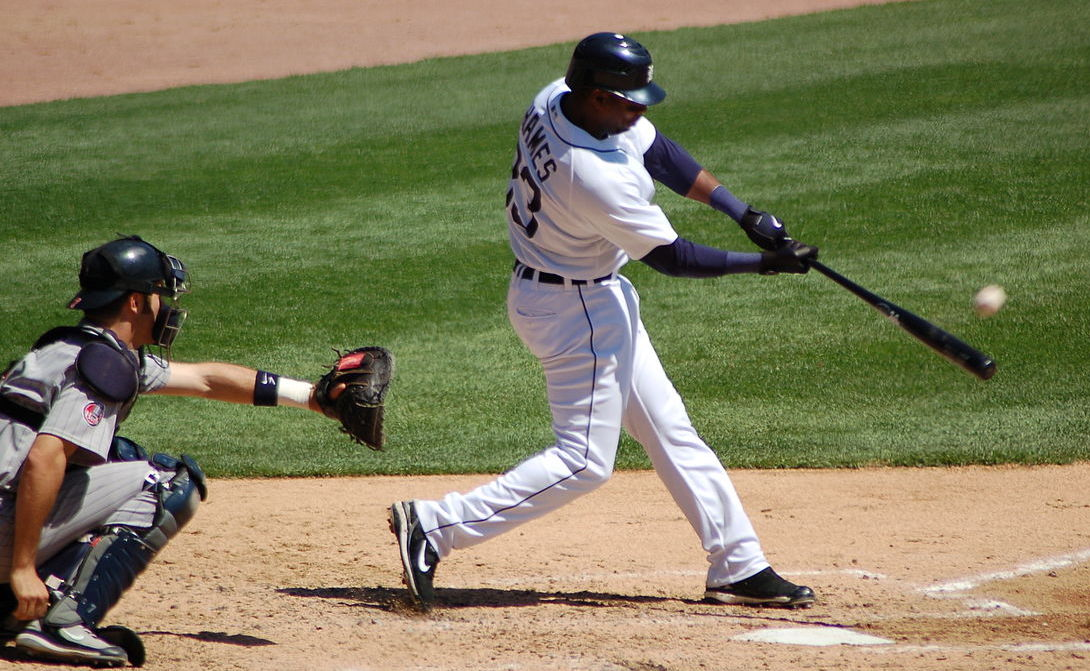
#> input picture baseball.jpg, 1090 x 671 px
$ jupyter execute 'Image Translation.ipynb'
#> lines starting #> are read from the running program, lines starting #| are printed output that depends on the picture
# Ex. No: 04
## Image Translation Using OpenCV

**Name :** ___________________    **Reg. No :** ___________________    **Slot No :** ___________________

# **Image Translation**

Write a Python program using OpenCV to perform image translation on the **"Given image"**.

The program should:

1. Import `cv2`, `numpy`, and `matplotlib.pyplot`.
2. Read the image **"given** in color mode.
3. Create a **translation matrix** that moves the image
   **50 pixels to the right** and **80 pixels down**.
4. Apply the translation
5. Display the following using a **1 × 2 layout** in Matplotlib:
   - **Original Image**
   - **Translated Image**

[cell 1]
import cv2
import numpy as np
import matplotlib.pyplot as plt

[cell 2]
image = cv2.imread('baseball.jpg')
#> image is the input picture: shape (671, 1090, 3); mean B, G, R 92.2, 124.4, 126.7

[cell 3]
image.shape
#> Out = (671, 1090, 3)

[cell 4]
plt.imshow(image[:,:,::-1])
plt.title("Original Image")
plt.show()

[cell 5]
tx,ty=50,80
M=np.float32([[1,0,tx],[0,1,ty]])
h,w=image.shape[:2]
#> h = 671; w = 1090
translated_image = cv2.warpAffine(image, M, (w,h))

[cell 6]
plt.imshow(translated_image[:,:,::-1])
plt.title("Translated Image")
plt.show()

[cell 7]
plt.figure(figsize=(15,10))
plt.subplot(1,2,1);plt.imshow(image);plt.title("Original Image")
plt.subplot(1,2,2);plt.imshow(translated_image);plt.title("Translated Image")
#> figure, not shown here; B, G, R data is drawn as R, G, B

# **Image Scaling**

Write a Python program using OpenCV to perform image scaling on the **given image**.

The program should:

1. Scale the image to:
   - **0.5 times** its original size (downscaling)
   - **2 times** its original size (upscaling)
2. Use `cv2.resize` with appropriate scaling factors.
5. Display the following using a **1 × 3 layout** in Matplotlib:
   - **Original Image**
   - **Downscaled Image (0.5×)**
   - **Upscaled Image (2×)**

[cell 8]
scaled_down = cv2.resize(image, None, fx=0.5, fy=0.5, interpolation=cv2.INTER_LINEAR)

[cell 9]
scaled_up = cv2.resize(image, None, fx=2.0, fy=2.0, interpolation=cv2.INTER_LINEAR)

[cell 10]
plt.figure(figsize=(15,10))
plt.subplot(1, 3, 1); plt.imshow(image[:, :, ::-1]); plt.title("Original Image")
plt.subplot(1, 3, 2); plt.imshow(scaled_down[:, :, ::-1]); plt.title("Downscaled Image (0.5x)")
plt.subplot(1, 3, 3); plt.imshow(scaled_up[:, :, ::-1]); plt.title("Upscaled Image (2x)")

# **Image Shearing**

Write a Python program using OpenCV to perform image shearing on the **given image**.

The program should:

1. Create a **shearing transformation matrix** to apply:
   - **Horizontal shearing**
   - **Vertical shearing**
2. Apply the shearing transformations.
3. Display the following using a **1 × 3 layout** in Matplotlib:
   - **Original Image**
   - **Horizontally Sheared Image**
   - **Vertically Sheared Image**

[cell 11]
sh_x = 0.3
sh_y = 0.2

[cell 12]
M_horizontal = np.float32([[1, sh_x, 0], [0, 1,    0]])
M_vertical   = np.float32([[1,    0,    0], [sh_y, 1,    0]])

[cell 13]
h, w = image.shape[:2]

[cell 14]
shear_horiz = cv2.warpAffine(image, M_horizontal, (int(w + h * sh_x), h))
shear_vert  = cv2.warpAffine(image, M_vertical, (w, int(h + w * sh_y)))

[cell 15]
plt.figure(figsize=(15, 10))

plt.subplot(1, 3, 1); plt.imshow(image[:, :, ::-1]); plt.title("Original Image")
plt.subplot(1, 3, 2); plt.imshow(shear_horiz[:, :, ::-1]); plt.title("Horizontally Sheared")
plt.subplot(1, 3, 3); plt.imshow(shear_vert[:, :, ::-1]); plt.title("Vertically Sheared")

# **Image Reflection**

Write a Python program using OpenCV to perform image reflection on the **given image**.

The program should:

1. Generate the following reflected versions of the image:
   - **Horizontal Reflection** (flip left ↔ right)
   - **Vertical Reflection** (flip top ↔ bottom)
   - **Both-axis Reflection**
2. Use `cv2.flip` with appropriate flip codes.
3. Display the following using a **2 × 2 layout** in Matplotlib:
   - **Original Image**
   - **Horizontally Reflected Image**
   - **Vertically Reflected Image**
   - **Both-axis Reflected Image**

[cell 16]
horiz_flip = cv2.flip(image, 1)
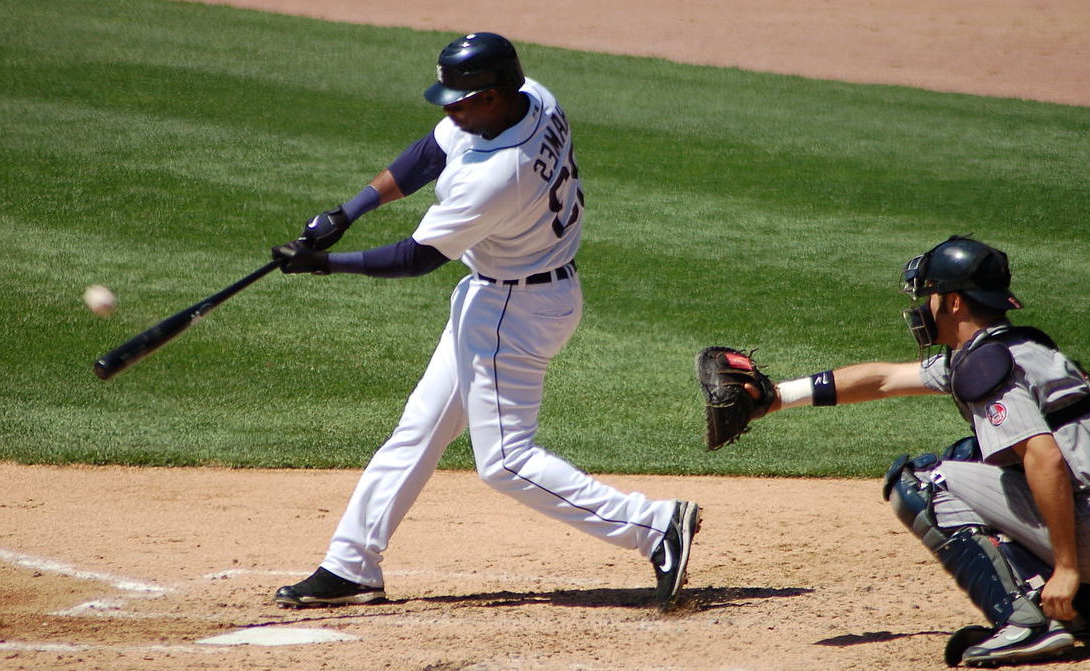
#> horiz_flip: shape (671, 1090, 3); mean B, G, R 92.2, 124.4, 126.7
vert_flip  = cv2.flip(image, 0)
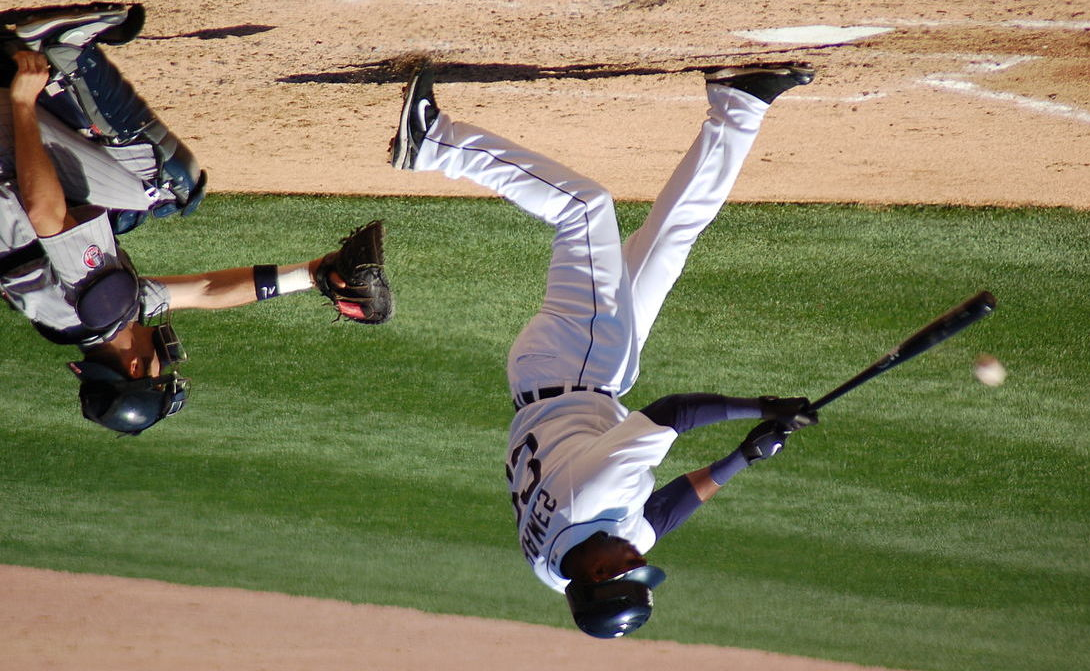
#> vert_flip: shape (671, 1090, 3); mean B, G, R 92.2, 124.4, 126.7
both_flip  = cv2.flip(image, -1)
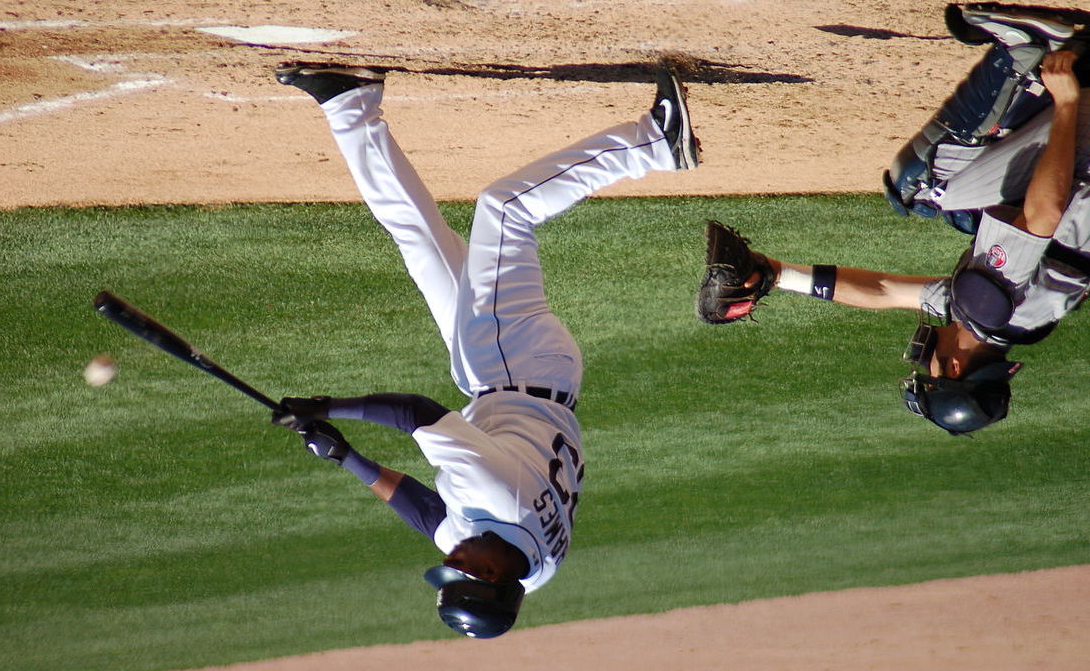
#> both_flip: shape (671, 1090, 3); mean B, G, R 92.2, 124.4, 126.7

[cell 17]
plt.figure(figsize=(15, 10))

plt.subplot(1, 3, 1); plt.imshow(horiz_flip[:, :, ::-1]); plt.title("Horizontal Reflection")
plt.subplot(1, 3, 2); plt.imshow(vert_flip[:, :, ::-1]); plt.title("Vertical Reflection")
plt.subplot(1, 3, 3); plt.imshow(both_flip[:, :, ::-1]); plt.title("Both-axis Reflection")

# **Image Rotation**

Write a Python program using OpenCV to perform **image rotation** on the **given image**.

The program should:

1. Rotate the image by:
   - **45 degrees**
   - **90 degrees**
2. Use `cv2.getRotationMatrix2D` and `cv2.warpAffine`.
3. Display the following using a **1 × 3 layout** in Matplotlib:
   - **Original Image**
   - **45° Rotated Image**
   - **90° Rotated Image**

[cell 18]
(h,w)=image.shape[:2]
center = (w // 2, h // 2)
#> center = (545, 335)

[cell 19]
M_45 = cv2.getRotationMatrix2D(center, 45, 1)
M_90 = cv2.getRotationMatrix2D(center, 90, 1)

[cell 20]
rotated_45 = cv2.warpAffine(image, M_45, (w, h))
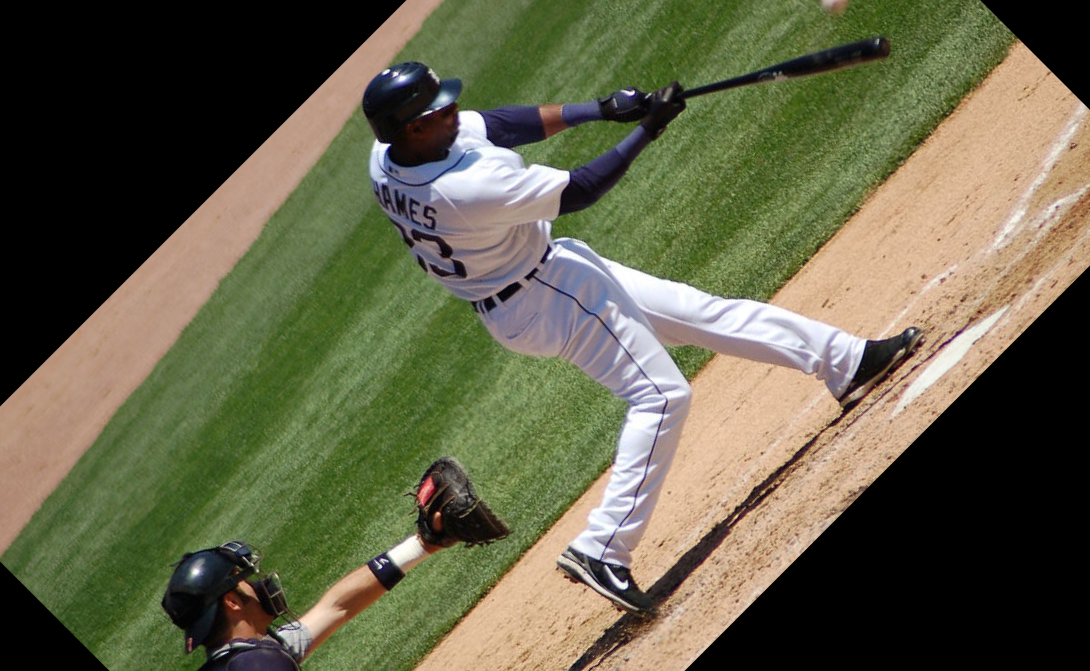
#> rotated_45: shape (671, 1090, 3); mean B, G, R 73, 97.5, 99
rotated_90 = cv2.warpAffine(image, M_90, (w, h))
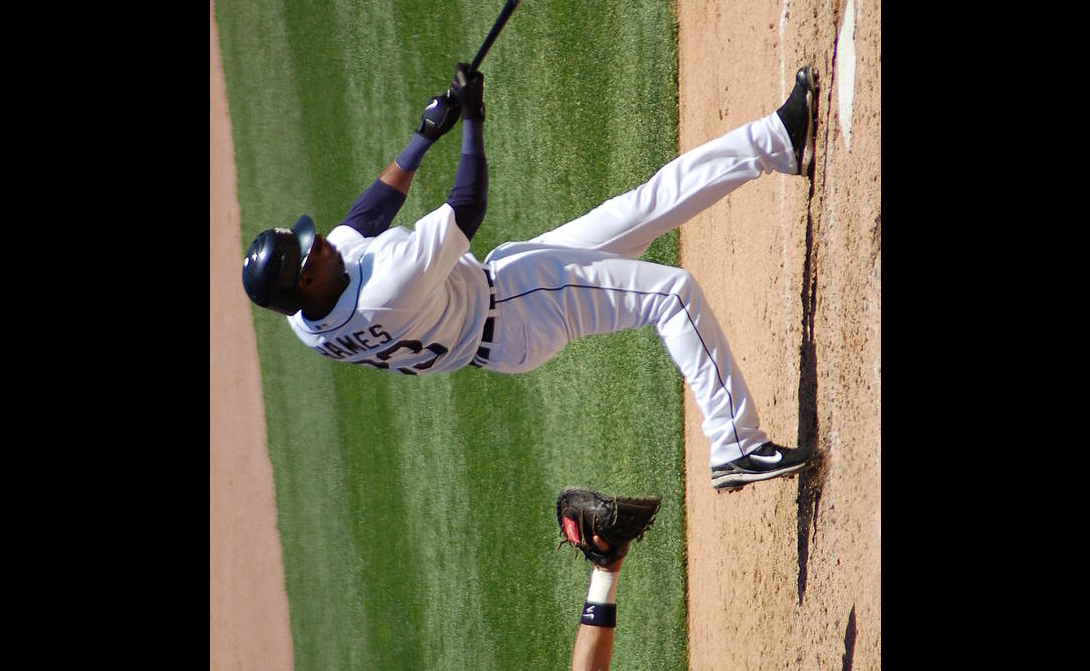
#> rotated_90: shape (671, 1090, 3); mean B, G, R 62.2, 81.4, 82.9

[cell 21]
plt.figure(figsize=(15, 10))

plt.subplot(1, 3, 1); plt.imshow(image[:, :, ::-1]); plt.title("Original Image")
plt.subplot(1, 3, 2); plt.imshow(rotated_45[:, :, ::-1]); plt.title("45° Rotated Image")
plt.subplot(1, 3, 3); plt.imshow(rotated_90[:, :, ::-1]); plt.title("90° Rotated Image")
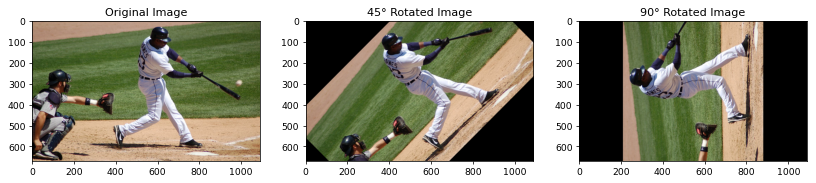
#> figure drawn by matplotlib, 3 panels
